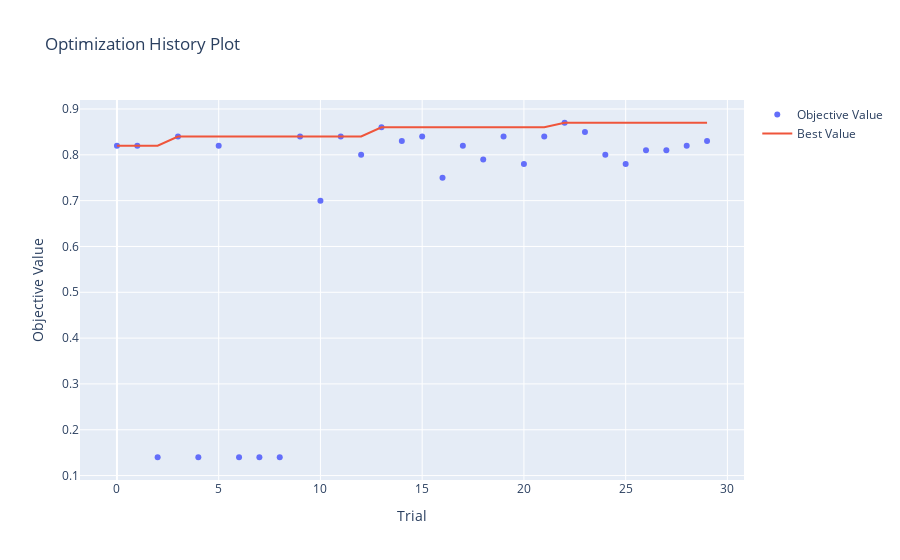
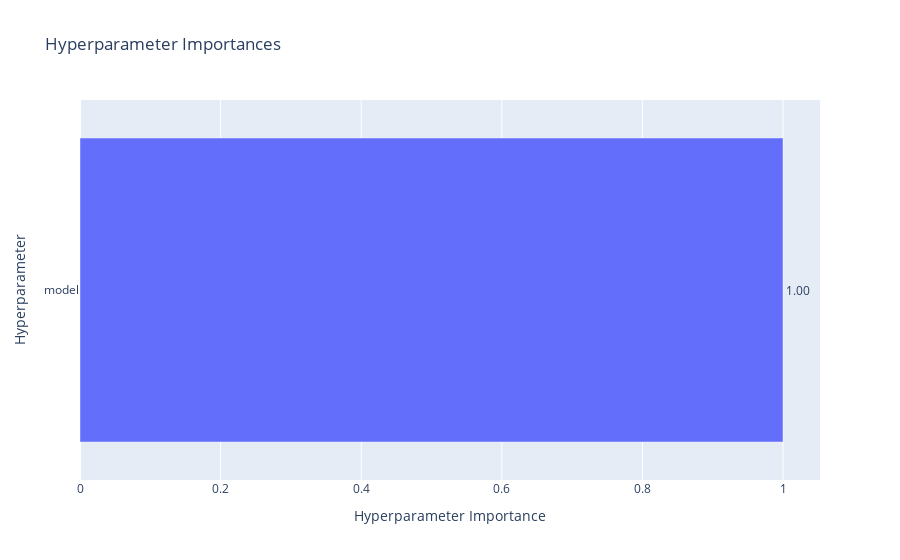
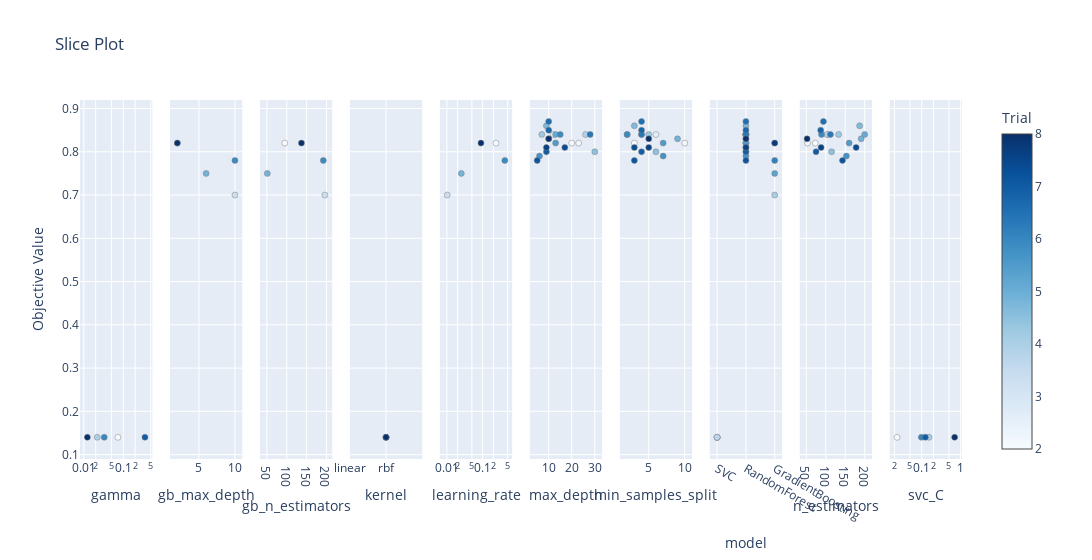

The code cell stored with these charts, in order, in its notebook:
### Markdown cell above
Here we will optimize both the choice of classifier (among SVC, RandomForest and GradientBoosting) and their hyperparameters for the Fashion-MNIST dataset.

We define the parameters to try with trial.suggest_categorical, trial.suggest_float, and trial.suggest_int inside the objective function.

Then we return the metric to optimize (accuracy in this case).

For the optimization, we can set the pruners and samplers as desired.

Finally, we create a study and optimize it for a number of trials.

(Takes around 5 minutes on my computer)

### Code cell
# -----------------------------
# Load MNIST as numpy arrays
# -----------------------------
transform = transforms.Compose([transforms.ToTensor()])

mnist_train = datasets.MNIST(root=".", train=True, download=True, transform=transform)
mnist_test  = datasets.MNIST(root=".", train=False, download=True, transform=transform)

X_train = mnist_train.data.numpy().reshape(len(mnist_train), -1)
y_train = mnist_train.targets.numpy()

X_test = mnist_test.data.numpy().reshape(len(mnist_test), -1)
y_test = mnist_test.targets.numpy()

# Reduce dataset size for faster demo
X_train = X_train[:500]
y_train = y_train[:500]

X_test = X_test[:100]
y_test = y_test[:100]

# -----------------------------
# Optuna objective
# -----------------------------
def objective(trial):

    model_name = trial.suggest_categorical(
        "model",
        ["SVC", "RandomForest", "GradientBoosting"]
    )

    # -----------------------------
    # SVC
    # -----------------------------
    if model_name == "SVC":
        C = trial.suggest_float("svc_C", 1e-2, 1, log=True) # We try C between 1e-2 and 1
        kernel = trial.suggest_categorical("kernel", ["linear", "rbf"]) # We try linear and rbf kernels
        gamma = trial.suggest_float("gamma", 1e-2, 1, log=True) # We try gamma between 1e-2 and 1
        clf = sklearn.svm.SVC(C=C, kernel=kernel, gamma=gamma)

    # -----------------------------
    # Random Forest
    # -----------------------------
    elif model_name == "RandomForest":
        max_depth = trial.suggest_int("max_depth", 5, 30) # We try max_depth between 5 and 30
        n_estimators = trial.suggest_int("n_estimators", 50, 200) # We try n_estimators between 50 and 200
        min_samples_split = trial.suggest_int("min_samples_split", 2, 10) # We try min_samples_split between 2 and 10
        clf = sklearn.ensemble.RandomForestClassifier(
            max_depth=max_depth,
            n_estimators=n_estimators,
            min_samples_split=min_samples_split
        )

    # -----------------------------
    # Gradient Boosting
    # -----------------------------
    else:
        lr = trial.suggest_float("learning_rate", 0.01, 0.5, log=True) # We try learning_rate between 0.01 and 0.5
        n_estimators = trial.suggest_int("gb_n_estimators", 50, 200) # We try n_estimators between 50 and 200
        max_depth = trial.suggest_int("gb_max_depth", 2, 10) # We try max_depth between 2 and 10
        clf = sklearn.ensemble.GradientBoostingClassifier(
            learning_rate=lr,
            n_estimators=n_estimators,
            max_depth=max_depth
        )

    # -----------------------------
    # Train + Evaluate
    # -----------------------------
    clf.fit(X_train, y_train)
    y_pred = clf.predict(X_test)
    accuracy = accuracy_score(y_test, y_pred)

    return accuracy

# -----------------------------
# Main: create study and optimize
# -----------------------------
if __name__ == "__main__":

    pruner = optuna.pruners.MedianPruner()
    sampler = optuna.samplers.TPESampler(seed=42)

    study = optuna.create_study(direction="maximize", pruner=pruner, sampler=sampler)
    study.optimize(objective, n_trials=30)

    print_optuna_results(study)
    visualize_optuna_results(study)

### Figure 1 — Plotly figure (JSON) as saved in the notebook; plotly's stock layout.template omitted (floating-point values rounded to 4 significant figures)
{"data": [{"mode": "markers", "name": "Objective Value", "type": "scatter", "x": [0, 1, 2, 3, 4, 5, 6, 7, 8, 9, 10, 11, 12, 13, 14, 15, 16, 17, 18, 19, 20, 21, 22, 23, 24, 25, 26, 27, 28, 29], "y": [0.82, 0.82, 0.14, 0.84, 0.14, 0.82, 0.14, 0.14, 0.14, 0.84, 0.7, 0.84, 0.8, 0.86, 0.83, 0.84, 0.75, 0.82, 0.79, 0.84, 0.78, 0.84, 0.87, 0.85, 0.8, 0.78, 0.81, 0.81, 0.82, 0.83]}, {"mode": "lines", "name": "Best Value", "type": "scatter", "x": [0, 1, 2, 3, 4, 5, 6, 7, 8, 9, 10, 11, 12, 13, 14, 15, 16, 17, 18, 19, 20, 21, 22, 23, 24, 25, 26, 27, 28, 29], "y": [0.82, 0.82, 0.82, 0.84, 0.84, 0.84, 0.84, 0.84, 0.84, 0.84, 0.84, 0.84, 0.84, 0.86, 0.86, 0.86, 0.86, 0.86, 0.86, 0.86, 0.86, 0.86, 0.87, 0.87, 0.87, 0.87, 0.87, 0.87, 0.87, 0.87]}, {"marker": {"color": "#cccccc"}, "mode": "markers", "name": "Infeasible Trial", "showlegend": false, "type": "scatter", "x": [], "y": []}], "layout": {"title": {"text": "Optimization History Plot"}, "xaxis": {"title": {"text": "Trial"}}, "yaxis": {"title": {"text": "Objective Value"}}}}

### Figure 2 — Plotly figure (JSON) as saved in the notebook; plotly's stock layout.template omitted (floating-point values rounded to 4 significant figures)
{"data": [{"cliponaxis": false, "hovertemplate": ["model (CategoricalDistribution): 1.0<extra></extra>"], "name": "Objective Value", "orientation": "h", "text": ["1.00"], "textposition": "outside", "type": "bar", "x": [1], "y": ["model"]}], "layout": {"title": {"text": "Hyperparameter Importances"}, "xaxis": {"title": {"text": "Hyperparameter Importance"}}, "yaxis": {"title": {"text": "Hyperparameter"}}}}

### Figure 3 — Plotly figure (JSON) as saved in the notebook; plotly's stock layout.template omitted (floating-point values rounded to 4 significant figures)
{"data": [{"marker": {"color": [2, 4, 6, 7, 8], "colorbar": {"title": {"text": "Trial"}, "x": 1, "xpad": 40}, "colorscale": [[0, "rgb(247,251,255)"], [0.125, "rgb(222,235,247)"], [0.25, "rgb(198,219,239)"], [0.375, "rgb(158,202,225)"], [0.5, "rgb(107,174,214)"], [0.625, "rgb(66,146,198)"], [0.75, "rgb(33,113,181)"], [0.875, "rgb(8,81,156)"], [1, "rgb(8,48,107)"]], "line": {"color": "Grey", "width": 0.5}, "showscale": true}, "mode": "markers", "name": "Feasible Trial", "showlegend": false, "type": "scatter", "x": [0.0731, 0.02193, 0.03293, 0.355, 0.01232], "xaxis": "x", "y": [0.14, 0.14, 0.14, 0.14, 0.14], "yaxis": "y"}, {"marker": {"color": [5, 10, 16, 20, 28], "colorbar": {"title": {"text": "Trial"}, "x": 1, "xpad": 40}, "colorscale": [[0, "rgb(247,251,255)"], [0.125, "rgb(222,235,247)"], [0.25, "rgb(198,219,239)"], [0.375, "rgb(158,202,225)"], [0.5, "rgb(107,174,214)"], [0.625, "rgb(66,146,198)"], [0.75, "rgb(33,113,181)"], [0.875, "rgb(8,81,156)"], [1, "rgb(8,48,107)"]], "line": {"color": "Grey", "width": 0.5}, "showscale": false}, "mode": "markers", "name": "Feasible Trial", "showlegend": false, "type": "scatter", "x": [2, 10, 6, 10, 2], "xaxis": "x2", "y": [0.82, 0.7, 0.75, 0.78, 0.82], "yaxis": "y2"}, {"marker": {"color": [5, 10, 16, 20, 28], "colorbar": {"title": {"text": "Trial"}, "x": 1, "xpad": 40}, "colorscale": [[0, "rgb(247,251,255)"], [0.125, "rgb(222,235,247)"], [0.25, "rgb(198,219,239)"], [0.375, "rgb(158,202,225)"], [0.5, "rgb(107,174,214)"], [0.625, "rgb(66,146,198)"], [0.75, "rgb(33,113,181)"], [0.875, "rgb(8,81,156)"], [1, "rgb(8,48,107)"]], "line": {"color": "Grey", "width": 0.5}, "showscale": false}, "mode": "markers", "name": "Feasible Trial", "showlegend": false, "type": "scatter", "x": [95, 196, 51, 192, 137], "xaxis": "x3", "y": [0.82, 0.7, 0.75, 0.78, 0.82], "yaxis": "y3"}, {"marker": {"color": [2, 4, 6, 7, 8], "colorbar": {"title": {"text": "Trial"}, "x": 1, "xpad": 40}, "colorscale": [[0, "rgb(247,251,255)"], [0.125, "rgb(222,235,247)"], [0.25, "rgb(198,219,239)"], [0.375, "rgb(158,202,225)"], [0.5, "rgb(107,174,214)"], [0.625, "rgb(66,146,198)"], [0.75, "rgb(33,113,181)"], [0.875, "rgb(8,81,156)"], [1, "rgb(8,48,107)"]], "line": {"color": "Grey", "width": 0.5}, "showscale": false}, "mode": "markers", "name": "Feasible Trial", "showlegend": false, "type": "scatter", "x": ["rbf", "rbf", "rbf", "rbf", "rbf"], "xaxis": "x4", "y": [0.14, 0.14, 0.14, 0.14, 0.14], "yaxis": "y4"}, {"marker": {"color": [5, 10, 16, 20, 28], "colorbar": {"title": {"text": "Trial"}, "x": 1, "xpad": 40}, "colorscale": [[0, "rgb(247,251,255)"], [0.125, "rgb(222,235,247)"], [0.25, "rgb(198,219,239)"], [0.375, "rgb(158,202,225)"], [0.5, "rgb(107,174,214)"], [0.625, "rgb(66,146,198)"], [0.75, "rgb(33,113,181)"], [0.875, "rgb(8,81,156)"], [1, "rgb(8,48,107)"]], "line": {"color": "Grey", "width": 0.5}, "showscale": false}, "mode": "markers", "name": "Feasible Trial", "showlegend": false, "type": "scatter", "x": [0.2363, 0.01024, 0.02535, 0.4166, 0.08973], "xaxis": "x5", "y": [0.82, 0.7, 0.75, 0.78, 0.82], "yaxis": "y5"}, {"marker": {"color": [0, 1, 3, 9, 11, 12, 13, 14, 15, 17, 18, 19, 21, 22, 23, 24, 25, 26, 27, 29], "colorbar": {"title": {"text": "Trial"}, "x": 1, "xpad": 40}, "colorscale": [[0, "rgb(247,251,255)"], [0.125, "rgb(222,235,247)"], [0.25, "rgb(198,219,239)"], [0.375, "rgb(158,202,225)"], [0.5, "rgb(107,174,214)"], [0.625, "rgb(66,146,198)"], [0.75, "rgb(33,113,181)"], [0.875, "rgb(8,81,156)"], [1, "rgb(8,48,107)"]], "line": {"color": "Grey", "width": 0.5}, "showscale": false}, "mode": "markers", "name": "Feasible Trial", "showlegend": false, "type": "scatter", "x": [20, 23, 12, 26, 7, 30, 9, 10, 13, 13, 6, 15, 28, 10, 10, 9, 5, 17, 9, 10], "xaxis": "x6", "y": [0.82, 0.82, 0.84, 0.84, 0.84, 0.8, 0.86, 0.83, 0.84, 0.82, 0.79, 0.84, 0.84, 0.87, 0.85, 0.8, 0.78, 0.81, 0.81, 0.83], "yaxis": "y6"}, {"marker": {"color": [0, 1, 3, 9, 11, 12, 13, 14, 15, 17, 18, 19, 21, 22, 23, 24, 25, 26, 27, 29], "colorbar": {"title": {"text": "Trial"}, "x": 1, "xpad": 40}, "colorscale": [[0, "rgb(247,251,255)"], [0.125, "rgb(222,235,247)"], [0.25, "rgb(198,219,239)"], [0.375, "rgb(158,202,225)"], [0.5, "rgb(107,174,214)"], [0.625, "rgb(66,146,198)"], [0.75, "rgb(33,113,181)"], [0.875, "rgb(8,81,156)"], [1, "rgb(8,48,107)"]], "line": {"color": "Grey", "width": 0.5}, "showscale": false}, "mode": "markers", "name": "Feasible Trial", "showlegend": false, "type": "scatter", "x": [3, 10, 6, 4, 5, 6, 3, 9, 2, 7, 7, 2, 4, 4, 4, 4, 3, 3, 5, 5], "xaxis": "x7", "y": [0.82, 0.82, 0.84, 0.84, 0.84, 0.8, 0.86, 0.83, 0.84, 0.82, 0.79, 0.84, 0.84, 0.87, 0.85, 0.8, 0.78, 0.81, 0.81, 0.83], "yaxis": "y7"}, {"marker": {"color": [0, 1, 2, 3, 4, 5, 6, 7, 8, 9, 10, 11, 12, 13, 14, 15, 16, 17, 18, 19, 20, 21, 22, 23, 24, 25, 26, 27, 28, 29], "colorbar": {"title": {"text": "Trial"}, "x": 1, "xpad": 40}, "colorscale": [[0, "rgb(247,251,255)"], [0.125, "rgb(222,235,247)"], [0.25, "rgb(198,219,239)"], [0.375, "rgb(158,202,225)"], [0.5, "rgb(107,174,214)"], [0.625, "rgb(66,146,198)"], [0.75, "rgb(33,113,181)"], [0.875, "rgb(8,81,156)"], [1, "rgb(8,48,107)"]], "line": {"color": "Grey", "width": 0.5}, "showscale": false}, "mode": "markers", "name": "Feasible Trial", "showlegend": false, "type": "scatter", "x": ["RandomForest", "RandomForest", "SVC", "RandomForest", "SVC", "GradientBoosting", "SVC", "SVC", "SVC", "RandomForest", "GradientBoosting", "RandomForest", "RandomForest", "RandomForest", "RandomForest", "RandomForest", "GradientBoosting", "RandomForest", "RandomForest", "RandomForest", "GradientBoosting", "RandomForest", "RandomForest", "RandomForest", "RandomForest", "RandomForest", "RandomForest", "RandomForest", "GradientBoosting", "RandomForest"], "xaxis": "x8", "y": [0.82, 0.82, 0.14, 0.84, 0.14, 0.82, 0.14, 0.14, 0.14, 0.84, 0.7, 0.84, 0.8, 0.86, 0.83, 0.84, 0.75, 0.82, 0.79, 0.84, 0.78, 0.84, 0.87, 0.85, 0.8, 0.78, 0.81, 0.81, 0.82, 0.83], "yaxis": "y8"}, {"marker": {"color": [0, 1, 3, 9, 11, 12, 13, 14, 15, 17, 18, 19, 21, 22, 23, 24, 25, 26, 27, 29], "colorbar": {"title": {"text": "Trial"}, "x": 1, "xpad": 40}, "colorscale": [[0, "rgb(247,251,255)"], [0.125, "rgb(222,235,247)"], [0.25, "rgb(198,219,239)"], [0.375, "rgb(158,202,225)"], [0.5, "rgb(107,174,214)"], [0.625, "rgb(66,146,198)"], [0.75, "rgb(33,113,181)"], [0.875, "rgb(8,81,156)"], [1, "rgb(8,48,107)"]], "line": {"color": "Grey", "width": 0.5}, "showscale": false}, "mode": "markers", "name": "Feasible Trial", "showlegend": false, "type": "scatter", "x": [73, 53, 105, 103, 133, 115, 187, 191, 200, 160, 153, 89, 112, 94, 87, 75, 143, 178, 88, 52], "xaxis": "x9", "y": [0.82, 0.82, 0.84, 0.84, 0.84, 0.8, 0.86, 0.83, 0.84, 0.82, 0.79, 0.84, 0.84, 0.87, 0.85, 0.8, 0.78, 0.81, 0.81, 0.83], "yaxis": "y9"}, {"marker": {"color": [2, 4, 6, 7, 8], "colorbar": {"title": {"text": "Trial"}, "x": 1, "xpad": 40}, "colorscale": [[0, "rgb(247,251,255)"], [0.125, "rgb(222,235,247)"], [0.25, "rgb(198,219,239)"], [0.375, "rgb(158,202,225)"], [0.5, "rgb(107,174,214)"], [0.625, "rgb(66,146,198)"], [0.75, "rgb(33,113,181)"], [0.875, "rgb(8,81,156)"], [1, "rgb(8,48,107)"]], "line": {"color": "Grey", "width": 0.5}, "showscale": false}, "mode": "markers", "name": "Feasible Trial", "showlegend": false, "type": "scatter", "x": [0.02327, 0.153, 0.0978, 0.124, 0.6978], "xaxis": "x10", "y": [0.14, 0.14, 0.14, 0.14, 0.14], "yaxis": "y10"}], "layout": {"title": {"text": "Slice Plot"}, "width": 3000, "xaxis": {"anchor": "y", "domain": [0, 0.082], "title": {"text": "gamma"}, "type": "log"}, "xaxis10": {"anchor": "y10", "domain": [0.918, 1.0], "title": {"text": "svc_C"}, "type": "log"}, "xaxis2": {"anchor": "y2", "domain": [0.102, 0.184], "title": {"text": "gb_max_depth"}}, "xaxis3": {"anchor": "y3", "domain": [0.204, 0.286], "title": {"text": "gb_n_estimators"}}, "xaxis4": {"anchor": "y4", "categoryarray": ["linear", "rbf"], "categoryorder": "array", "domain": [0.306, 0.388], "title": {"text": "kernel"}, "type": "category"}, "xaxis5": {"anchor": "y5", "domain": [0.408, 0.49], "title": {"text": "learning_rate"}, "type": "log"}, "xaxis6": {"anchor": "y6", "domain": [0.51, 0.592], "title": {"text": "max_depth"}}, "xaxis7": {"anchor": "y7", "domain": [0.612, 0.694], "title": {"text": "min_samples_split"}}, "xaxis8": {"anchor": "y8", "categoryarray": ["SVC", "RandomForest", "GradientBoosting"], "categoryorder": "array", "domain": [0.714, 0.796], "title": {"text": "model"}, "type": "category"}, "xaxis9": {"anchor": "y9", "domain": [0.816, 0.898], "title": {"text": "n_estimators"}}, "yaxis": {"anchor": "x", "domain": [0, 1], "title": {"text": "Objective Value"}}, "yaxis10": {"anchor": "x10", "domain": [0, 1], "matches": "y", "showticklabels": false}, "yaxis2": {"anchor": "x2", "domain": [0, 1], "matches": "y", "showticklabels": false}, "yaxis3": {"anchor": "x3", "domain": [0, 1], "matches": "y", "showticklabels": false}, "yaxis4": {"anchor": "x4", "domain": [0, 1], "matches": "y", "showticklabels": false}, "yaxis5": {"anchor": "x5", "domain": [0, 1], "matches": "y", "showticklabels": false}, "yaxis6": {"anchor": "x6", "domain": [0, 1], "matches": "y", "showticklabels": false}, "yaxis7": {"anchor": "x7", "domain": [0, 1], "matches": "y", "showticklabels": false}, "yaxis8": {"anchor": "x8", "domain": [0, 1], "matches": "y", "showticklabels": false}, "yaxis9": {"anchor": "x9", "domain": [0, 1], "matches": "y", "showticklabels": false}}}
